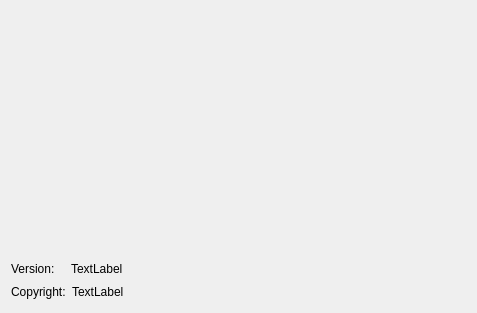
<?xml version="1.0" encoding="UTF-8"?>
<ui version="4.0">
 <class>StartScreen</class>
 <widget class="QWidget" name="StartScreen">
  <property name="geometry">
   <rect>
    <x>0</x>
    <y>0</y>
    <width>477</width>
    <height>313</height>
   </rect>
  </property>
  <layout class="QGridLayout" name="gridLayout">
   <item row="0" column="0">
    <spacer name="verticalSpacer">
     <property name="orientation">
      <enum>Qt::Vertical</enum>
     </property>
     <property name="sizeHint" stdset="0">
      <size>
       <width>20</width>
       <height>40</height>
      </size>
     </property>
    </spacer>
   </item>
   <item row="2" column="1">
    <spacer name="horizontalSpacer">
     <property name="orientation">
      <enum>Qt::Horizontal</enum>
     </property>
     <property name="sizeHint" stdset="0">
      <size>
       <width>40</width>
       <height>20</height>
      </size>
     </property>
    </spacer>
   </item>
   <item row="1" column="0">
    <layout class="QHBoxLayout" name="horizontalLayout_2">
     <item>
      <widget class="QLabel" name="label">
       <property name="text">
        <string>Version:</string>
       </property>
      </widget>
     </item>
     <item>
      <widget class="QLabel" name="versionText">
       <property name="text">
        <string>TextLabel</string>
       </property>
      </widget>
     </item>
    </layout>
   </item>
   <item row="2" column="0">
    <layout class="QHBoxLayout" name="horizontalLayout">
     <item>
      <widget class="QLabel" name="label_2">
       <property name="text">
        <string>Copyright:</string>
       </property>
      </widget>
     </item>
     <item>
      <widget class="QLabel" name="copyrightText">
       <property name="text">
        <string>TextLabel</string>
       </property>
      </widget>
     </item>
    </layout>
   </item>
  </layout>
 </widget>
 <resources/>
 <connections/>
</ui>
